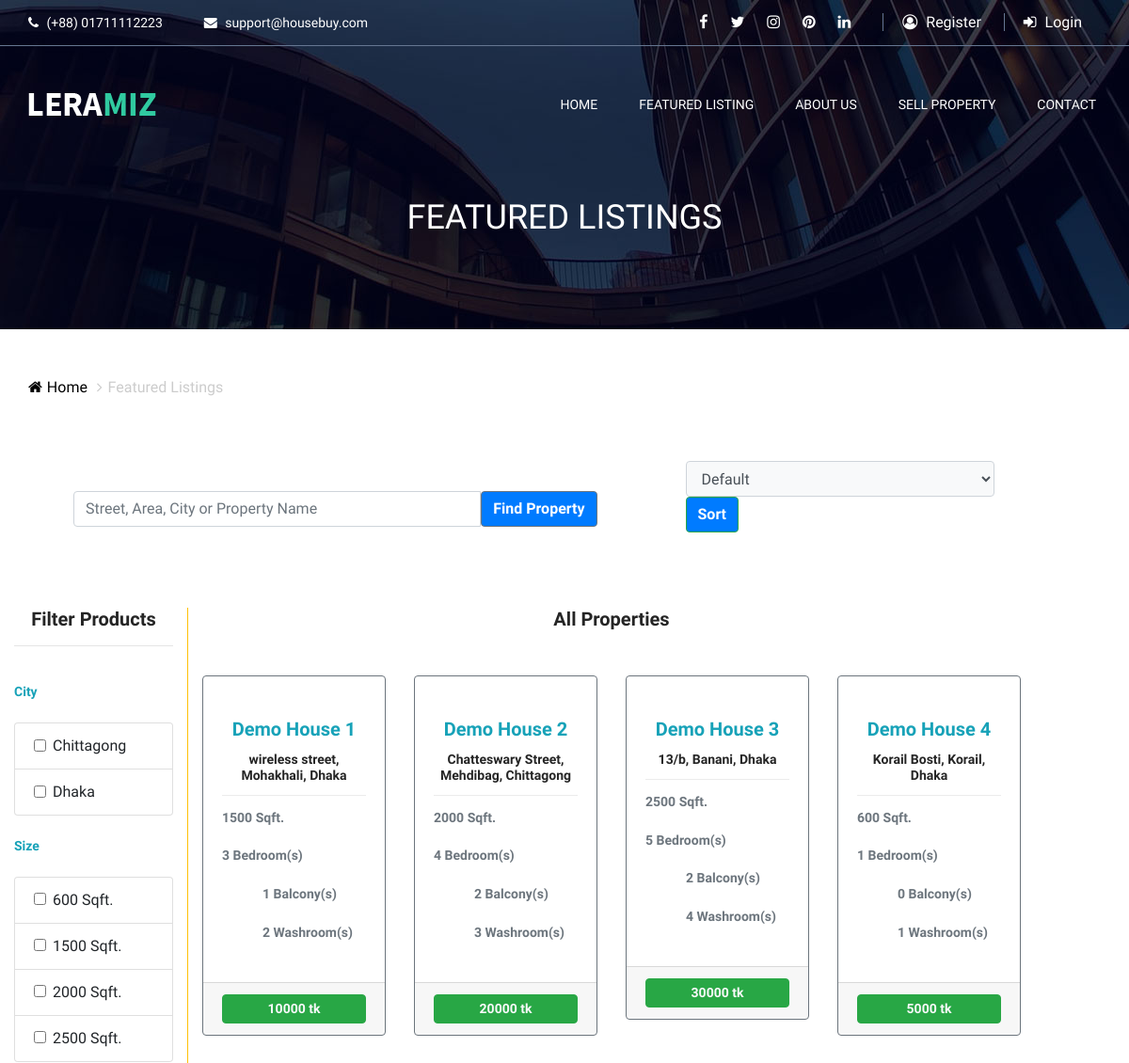
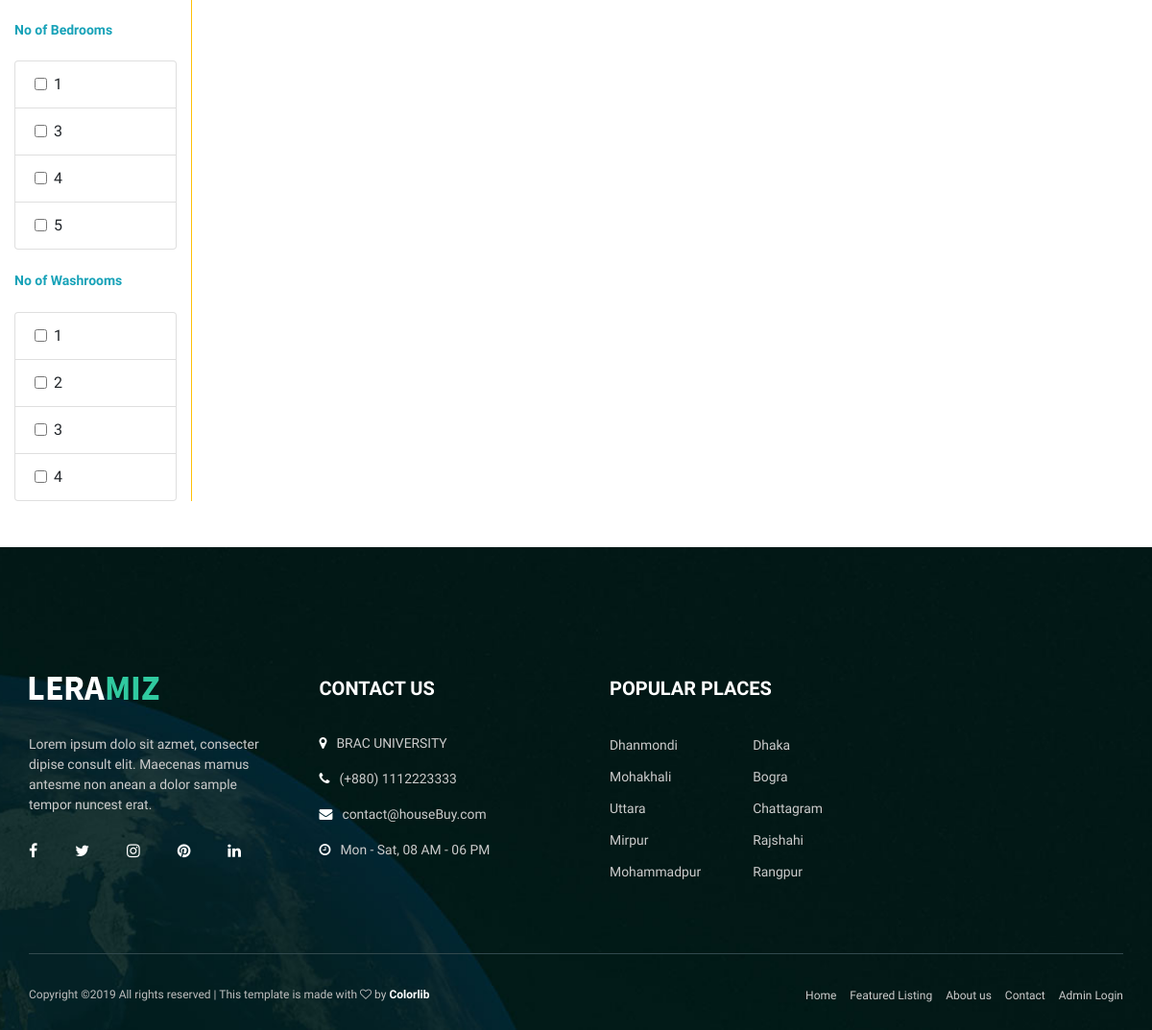
/categories.php, run on the app's committed database (2 pictures, top to bottom).
### tables this page shows
CREATE TABLE IF NOT EXISTS `property` (
  `PROPERTY_ID` int(11) NOT NULL AUTO_INCREMENT,
  `EMP_ID` int(11) NOT NULL,
  `USERNAME` varchar(10) NOT NULL,
  `PROPERTY_NAME` varchar(100) NOT NULL,
  `PRICE` int(11) NOT NULL,
  `BEDROOM` int(11) NOT NULL,
  `WASHROOM` int(11) NOT NULL,
  `BALCONY` int(11) DEFAULT NULL,
  `SIZE` int(11) NOT NULL,
  `street` varchar(200) NOT NULL,
  `city` varchar(20) NOT NULL,
  `area` varchar(20) NOT NULL,
  `Description` varchar(2000) NOT NULL,
  `Image1` longblob,
  `Image2` longblob,
  `Image3` longblob,
  `Image4` longblob,
  `Image5` longblob,
  `floor1` longblob,
  `floor2` longblob,
  `floor3` longblob,
  `floor4` longblob,
  `floor5` longblob,
  PRIMARY KEY (`PROPERTY_ID`),
  KEY `EMP_ID` (`EMP_ID`),
  KEY `USERNAME` (`USERNAME`)
);

### categories.php (the view, shortened to what this page needs)
<?php
include_once 'common/header.php';
$username = "root";
$password = "";
$dbName = "house_buy";
$server = "localhost";
$conn = mysqli_connect($server, $username, $password, $dbName);
?>
<!DOCTYPE html>
<html lang="en">
<head>
	<link rel="stylesheet" href="css/bootstrap.min.css" />
	<link rel="stylesheet" href="css/font-awesome.min.css" />
	<link rel="stylesheet" href="css/animate.css" />
	<link rel="stylesheet" href="css/owl.carousel.css" />
	<link rel="stylesheet" href="css/style.css" />
</head>
<body>
	<section class="page-top-section set-bg" data-setbg="img/page-top-bg.jpg">
		<div class="container text-white">
			<h2>Featured Listings</h2>
		</div>
	</section>
	<div class="site-breadcrumb">
		<div class="container">
			<a href=""><i class="fa fa-home"></i>Home</a>
			<span><i class="fa fa-angle-right"></i>Featured Listings</span>
		</div>
	</div>
	<div class="container">
		<div class="row">
			<div class="col-lg-7 pb-3">
				<form action="search.php" method="GET" id="srchForm">
					<div class="input-group p-5">
						<input type="text" class="form-control" placeholder="Street, Area, City or Property Name" name="q" maxlength="20">
						<div class="input-group-btn">
							<button class="btn btn-secondary bg-primary" id="srch" type="submit" name="submit">
								<b class="glyphicon glyphicon-search">Find Property</b>
							</button>
						</div>
					</div>
				</form>
			</div>
			<div class="col-lg-4 pb-5">
				<div class="form-group p-3">
					<form action="categories.php" method="get">
						<select class="form-control bg-light" name="sortBy">
							<option value="Default">Default</option>
						</select>
						<div class="input-group-btn">
							<button class="btn btn-success bg-primary" id="sort" type="submit" id="sort-s" name="sort-submit">
								<b>Sort</b>
							</button>
						</div>
					</form>
				</div>
			</div>
		</div>
	</div>
	<div class="container-fluid">
		<div class="row">
			<div class="col-lg-2 border border-warning border-top-0 border-left-0 border-bottom-0">
				<h5 class="text-center">Filter Products</h5>
				<hr>
				<br>
				<h6 class="text-info">City</h6> <br>
				<ul class="list-group">
					<?php
					$sql = "SELECT DISTINCT city FROM property ORDER BY city ASC";
					$result = mysqli_query($conn, $sql);
					while ($row = $result->fetch_assoc()) {
						?>
						<li class="list-group-item">
							<div class="form-check">
								<label class="form-check-label">
									<input type="checkbox" class="form-check-input product_check" value="<?= $row['city']; ?>" id="city"> <?= $row['city']; ?>
								</label>
							</div>
						</li>
					<?php } ?>
				</ul>
				<br>
				<h6 class="text-info">Size</h6> <br>
				<ul class="list-group">
					<?php
					$sql = "SELECT DISTINCT SIZE FROM property ORDER BY SIZE ASC";
					$result = mysqli_query($conn, $sql);
					while ($row = $result->fetch_assoc()) {
						?>
						<li class="list-group-item">
							<div class="form-check">
								<label class="form-check-label">
									<input type="checkbox" class="form-check-input product_check" value="<?= $row['SIZE']; ?>" id="size"> <?= $row['SIZE']; ?> Sqft.
								</label>
							</div>
						</li>
					<?php } ?>
				</ul>
				<br>
				<h6 class="text-info">No of Bedrooms</h6> <br>
				<ul class="list-group">
					<?php
					$sql = "SELECT DISTINCT BEDROOM FROM property ORDER BY BEDROOM ASC";
					$result = mysqli_query($conn, $sql);
					while ($row = $result->fetch_assoc()) {
						?>
						<li class="list-group-item">
							<div class="form-check">
								<label class="form-check-label">
								<input type="checkbox" class="form-check-input product_check" value="<?= $row['BEDROOM']; ?>" id="bedroom"> <?= $row['BEDROOM']; ?>
								</label>
							</div>
						</li>
					<?php } ?>
				</ul>
				<br>
				<h6 class="text-info">No of Washrooms</h6> <br>
				<ul class="list-group">
					<?php
					$sql = "SELECT DISTINCT WASHROOM FROM property ORDER BY WASHROOM ASC";
					$result = mysqli_query($conn, $sql);
					while ($row = $result->fetch_assoc()) {
						?>
						<li class="list-group-item">
							<div class="form-check">
								<label class="form-check-label">
									<input type="checkbox" class="form-check-input product_check" value="<?= $row['WASHROOM']; ?>" id="washroom"> <?= $row['WASHROOM']; ?>
								</label>
							</div>
						</li>
					<?php } ?>
				</ul>
			</div>
			<div class="col-lg-9">
				<h5 class="text-center" id="textChange">All Properties</h5> <br> <br>
				<div class="row" id="result">
					<?php
					if (isset ($_GET["sort-submit"]))
					{
						sort_order1();
				   }
				   else {
					$sql = "SELECT * FROM  property";
					$result = $conn -> query($sql);
					while ($row = $result -> fetch_assoc()) {
					?>
					<div class="col-md-3 mb-2">
						<div class="card-deck">
							<div class="card border-secondary">
							<a href="#">
								<div class="card-body">
									<h5 class="card-title text-info text-center"><?= $row['PROPERTY_NAME'];?></h5>
									<h6 class="card-title text-center"><?= $row['street'],', '. $row['area'],', '. $row['city']; ?></h6>
										<div class="room-info">
											<div class="rf-left">
											<h6 class="text-muted"><?= $row['SIZE'];?> Sqft.</h6> <br>
											<h6 class="text-muted"><?= $row['BEDROOM'];?> Bedroom(s)</h6> <br>
											</div>
											<div class="rf-right">
											<h6 class="text-muted"><?= $row['BALCONY'];?> Balcony(s)</h6> <br>
											<h6 class="text-muted"><?= $row['WASHROOM'];?> Washroom(s)</h6> <br>
											</div>
										</div>
								</div>
							</a>
								<div class="card-footer">
									<a href="buyconfirm.php?id=<?php echo $row['PROPERTY_ID'] ?>" target="_blank" class="btn btn-success btn-block"><h6 class="text-light"><?= $row['PRICE'];?> tk</h6></a>
								</div>
							</div>
						</div>
					</div>
					<?php } }?>
				</div>
			</div>
		</div>
	</div>
	<br> <br>
	<?php
	include_once 'common/footer.php';
	?>
</body>
</html>

### css/style.css (style rules this page uses)
html, body { height: 100%; font-family: 'Source Sans Pro', sans-serif; -webkit-font-smoothing: antialiased; font-smoothing: antialiased; }
h1, h2, h3, h4, h5, h6 { margin: 0; font-weight: 600; color: #252525; }
h2 { font-size: 36px; }
h5 { font-size: 20px; }
h6 { font-size: 14px; }
ul, ol { padding: 0; margin: 0; }
.set-bg { background-repeat: no-repeat; background-size: cover; background-position: top center; }
.text-white h1, .text-white h2, .text-white h3, .text-white h4, .text-white h5, .text-white p, .text-white span, .text-white li, .text-white a { color: #fff; }
.room-info { border-top: 1px solid #ebebeb; padding-top: 15px; overflow: hidden; }
.room-info:last-child .rf-right { padding-right: 14px; }
.room-info .rf-left { float: left; }
.room-info .rf-right { float: right; }
.page-top-section { height: 350px; text-align: center; padding-top: 210px; }
.page-top-section h2 { font-weight: 400; text-transform: uppercase; }
.site-breadcrumb { padding: 50px 0; }
.site-breadcrumb a { color: #000; font-size: 16px; }
.site-breadcrumb a i { margin-right: 5px; }
.site-breadcrumb span { font-size: 16px; color: #cccccc; }
.site-breadcrumb span i { margin: 0 6px; }
@media (min-width: 1200px) { .container { max-width: 1170px; } }

### data on the page
property: PROPERTY_NAME "Demo House 1", street "wireless street", area "Mohakhali", city "Dhaka", SIZE "1500", BEDROOM "3", BALCONY "1", WASHROOM "2", PRICE "10000"
property: PROPERTY_NAME "Demo House 2", street "Chatteswary Street", area "Mehdibag", city "Chittagong", SIZE "2000", BEDROOM "4", BALCONY "2", WASHROOM "3", PRICE "20000"
property: PROPERTY_NAME "Demo House 3", street "13/b", area "Banani", city "Dhaka", SIZE "2500", BEDROOM "5", BALCONY "2", WASHROOM "4", PRICE "30000"
property: PROPERTY_NAME "Demo House 4", street "Korail Bosti", area "Korail", city "Dhaka", SIZE "600", BEDROOM "1", BALCONY "0", WASHROOM "1", PRICE "5000"

### other printed values
$row['city'] "Chittagong"
$row['city'] "Dhaka"
$row['SIZE'] "600"
$row['SIZE'] "1500"
$row['SIZE'] "2000"
$row['SIZE'] "2500"
$row['BEDROOM'] "1"
$row['BEDROOM'] "3"
$row['BEDROOM'] "4"
$row['BEDROOM'] "5"
$row['WASHROOM'] "1"
$row['WASHROOM'] "2"
$row['WASHROOM'] "3"
$row['WASHROOM'] "4"
